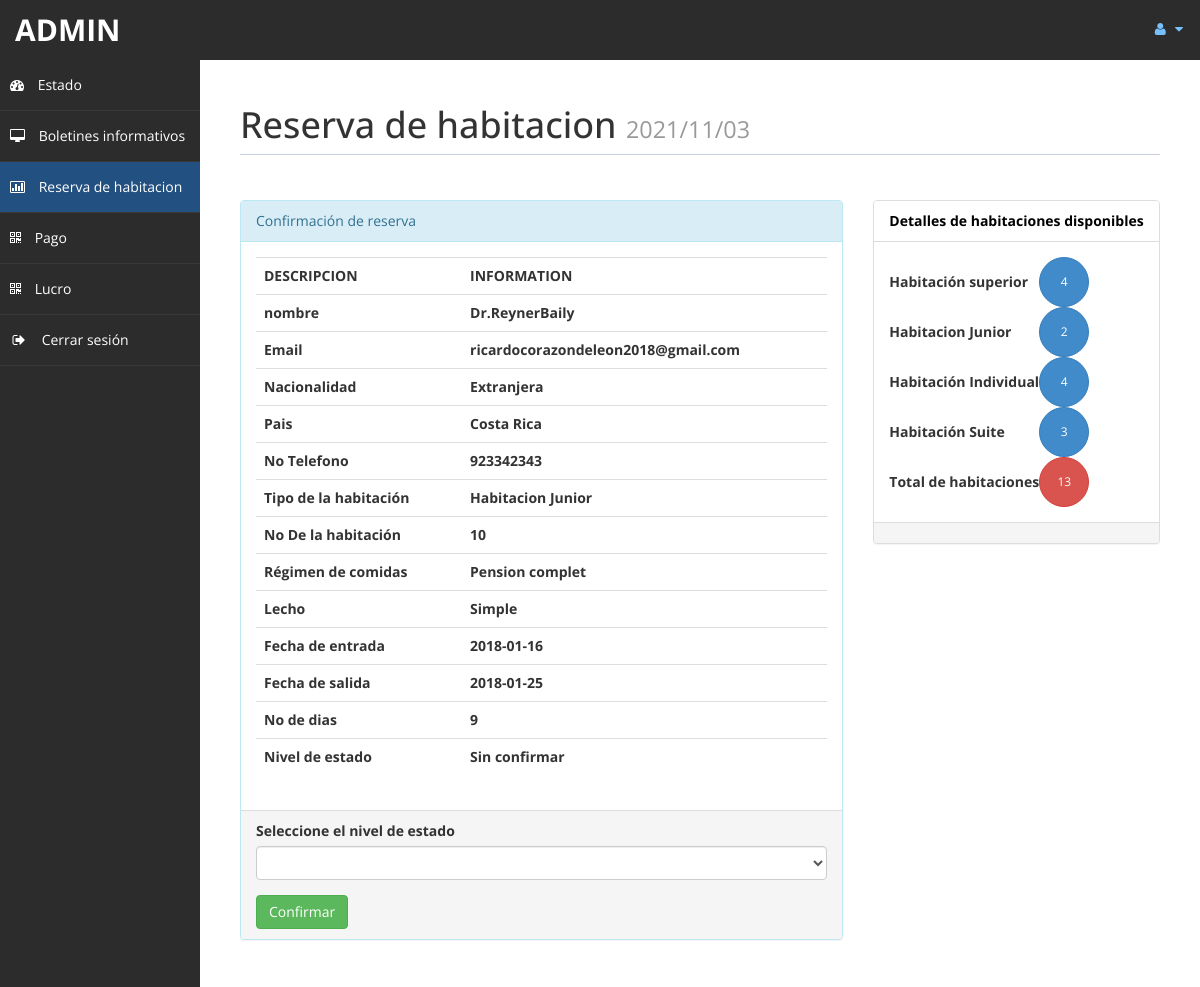
The app's page /admin/roombook.php?rid=2 (signed in), older data.
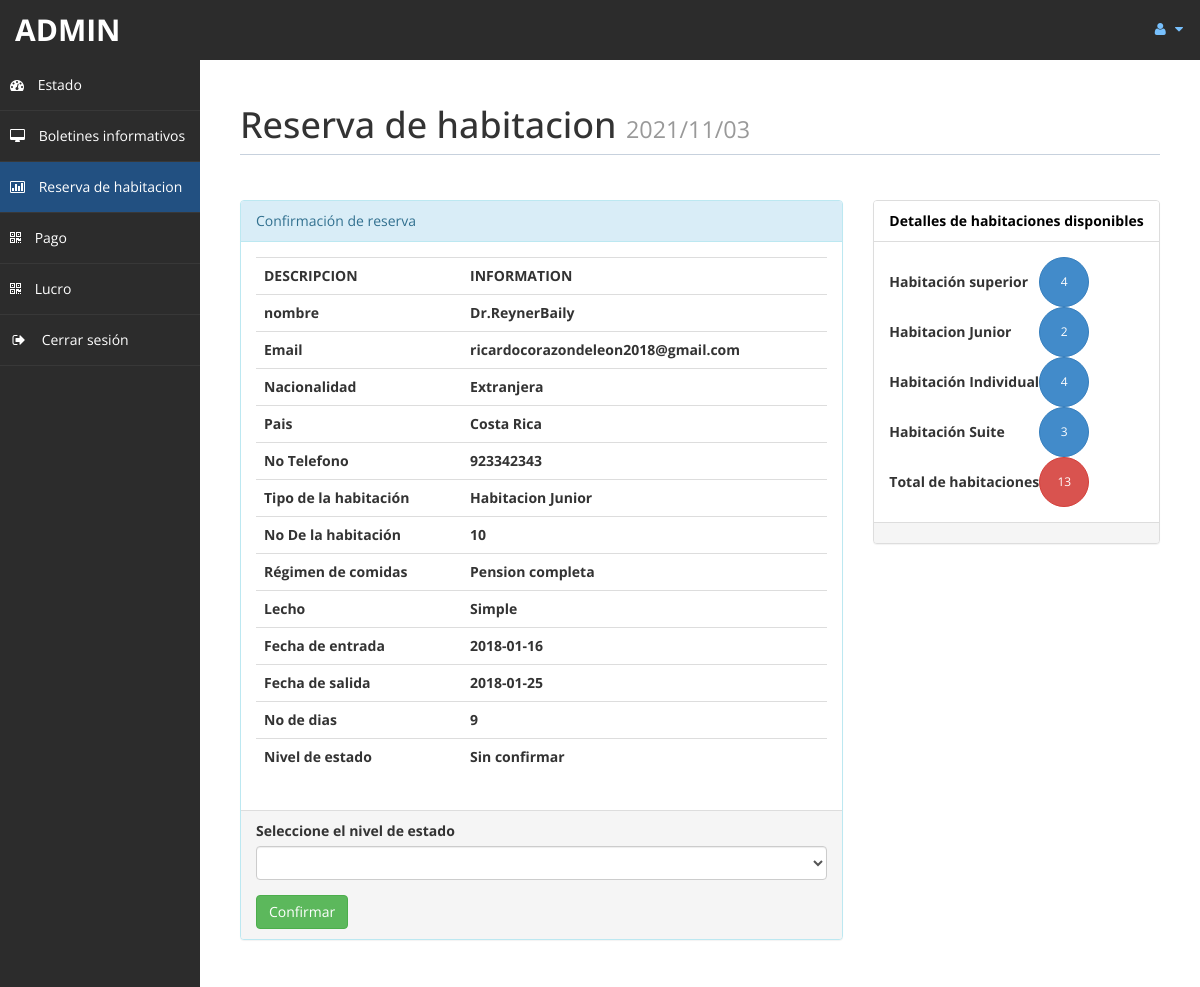
The same page, newer data.
### tables this page shows
CREATE TABLE `reservas` (
  `id` int(10) UNSIGNED NOT NULL,
  `id_cliente` int(10) UNSIGNED NOT NULL,
  `nro_habitacion` int(10) UNSIGNED NOT NULL,
  `comidas` varchar(30) DEFAULT NULL,
  `fecha_entrada` date DEFAULT NULL,
  `fecha_salida` date DEFAULT NULL,
  `estado` varchar(15) DEFAULT NULL,
  `cant_dias` int(11) DEFAULT NULL,
  
  CONSTRAINT PRIMARY KEY (`id`)
  

);

CREATE TABLE `clientes` (
  `id` int(10) UNSIGNED NOT NULL,
  `trato` varchar(5) DEFAULT NULL,
  `nombres` text,
  `apellidos` text,
  `email` varchar(200) DEFAULT NULL,
  `nacionalidad` varchar(50) DEFAULT NULL,
  `pais` varchar(40) DEFAULT NULL,
  `telef` text,
  
  CONSTRAINT PRIMARY KEY (`id`)
);

CREATE TABLE `habitaciones` (
  `id` int(10) UNSIGNED NOT NULL,                
  `tipo_habitacion` varchar(30) DEFAULT NULL,
  `tipo_cama` varchar(20) DEFAULT NULL,
  `estado_hab` varchar(20) DEFAULT NULL,

  CONSTRAINT PRIMARY KEY (`id`)

);

### admin/roombook.php (the view, shortened to what the changed rows need)
<?php
	if(!isset($_GET["rid"])) {
		header("location:index.php");
	}
	else {
		$curdate=date("Y/m/d");
		include ('db.php');
		$id = $_GET['rid'];
		$sql = "SELECT R.*, C.*, H.* FROM `reservas` R INNER JOIN `clientes` C ON R.id_cliente = C.id INNER JOIN `habitaciones` H on R.nro_habitacion = H.id where R.id = '$id'";
		$re = mysqli_query($con,$sql);
		while($row=mysqli_fetch_array($re)){
			$title = $row['trato'];
			$fname = $row['nombres'];
			$lname = $row['apellidos'];
			$email = $row['email'];
			$nat = $row['nacionalidad'];
			$country = $row['pais'];
			$Phone = $row['telef'];
			$troom = $row['tipo_habitacion'];
			$nroom = $row['nro_habitacion'];
			$bed = $row['tipo_cama'];
			$meal = $row['comidas'];
			$cin = $row['fecha_entrada'];
			$cout = $row['fecha_salida'];
			$sta = $row['estado'];
			$days = $row['cant_dias'];
		}
	}
?>
<!DOCTYPE html>
<html xmlns="http://www.w3.org/1999/xhtml">
<head>
    <link href="assets/css/bootstrap.css" rel="stylesheet" />
    <link href="assets/css/font-awesome.css" rel="stylesheet" />
    <link href="assets/js/morris/morris-0.4.3.min.css" rel="stylesheet" />
    <link href="assets/css/custom-styles.css" rel="stylesheet" />
</head>
<body>
    <div id="wrapper">
        <div id="page-wrapper">
            <div id="page-inner">
                <div class="row">
                    <div class="col-md-12">
                        <h1 class="page-header">
                            Reserva de habitacion <small><?php echo  $curdate; ?> </small>
                        </h1>
                    </div>
					<div class="col-md-8 col-sm-8">
						<div class="panel panel-info">
							<div class="panel-body">
								<div class="table-responsive">
									<table class="table">
										<tr>
											<th>DESCRIPCION</th>
											<th>INFORMATION</th>
										</tr>
										<tr>
											<th>nombre</th>
											<th><?php echo $title.$fname.$lname; ?> </th>
										</tr>
										<tr>
											<th>Email</th>
											<th><?php echo $email; ?> </th>
										</tr>
										<tr>
											<th>Nacionalidad </th>
											<th><?php echo $nat; ?></th>
										</tr>
										<tr>
											<th>Pais </th>
											<th><?php echo $country;  ?></th>
										</tr>
										<tr>
											<th> No Telefono</th>
											<th><?php echo $Phone; ?></th>
										</tr>
										<tr>
											<th>Tipo de la habitación</th>
											<th><?php echo $troom; ?></th>
										</tr>
										<tr>
											<th>No 	De la habitación </th>
											<th><?php echo $nroom; ?></th>
										</tr>
										<tr>
											<th>Régimen de comidas </th>
											<th><?php echo $meal; ?></th>
										</tr>
										<tr>
											<th>Lecho </th>
											<th><?php echo $bed; ?></th>
										</tr>
										<tr>
											<th>Fecha de entrada</th>
											<th><?php echo $cin; ?></th>
										</tr>
										<tr>
											<th>Fecha de salida</th>
											<th><?php echo $cout; ?></th>
										</tr>
										<tr>
											<th>No de dias</th>
											<th><?php echo $days; ?></th>
										</tr>
										<tr>
											<th>Nivel de estado</th>
											<th><?php echo $sta; ?></th>
										</tr>
									</table>
								</div>
							</div>
						</div>
					</div>
                </div>
         	</div>
        </div>
    </div>
</body>
</html>

Row changes from the older to the newer data that the page shows:
changed reservas "Sin confirmar": comidas "Pension complet" → "Pension completa"
